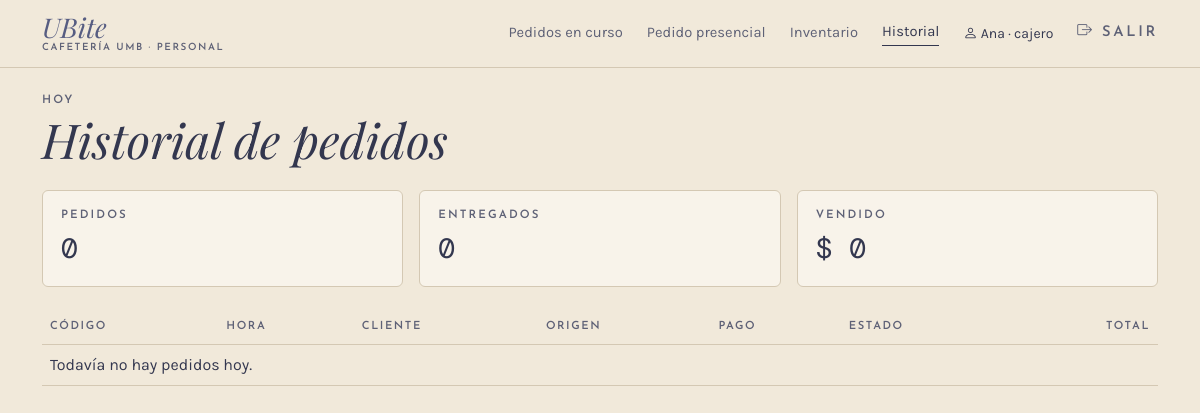
The page /caja/historial (signed in) on the database as committed earlier.
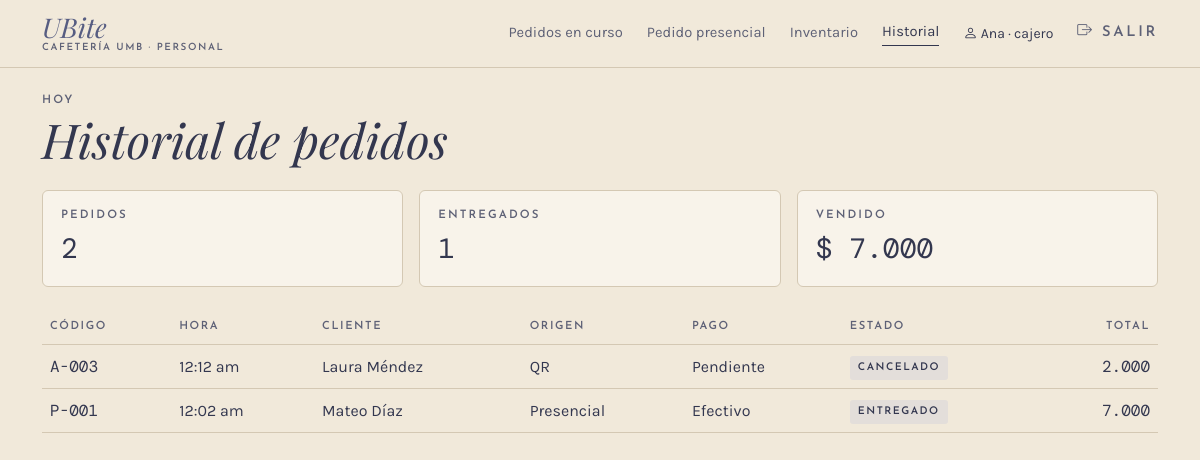
The same page on the database as committed later.
### app/models.py (models this page shows, shortened)
class Pedido(db.Model):
    __tablename__ = "pedido"
    __table_args__ = (
        db.CheckConstraint("origen IN ('qr', 'presencial')", name="ck_pedido_origen"),
        db.CheckConstraint(
            "estado IN ('en_cola', 'en_preparacion', 'listo', 'entregado', 'cancelado')",
            name="ck_pedido_estado"),
        db.CheckConstraint("total >= 0", name="ck_pedido_total"),
    )
    TRANSICIONES = {
        "en_cola": {"en_preparacion", "listo", "cancelado"},
        "en_preparacion": {"listo", "cancelado"},
        "listo": {"entregado", "cancelado"},
        "entregado": set(),
        "cancelado": set(),
    }
    id_pedido = db.Column(db.Integer, primary_key=True, autoincrement=True)
    codigo = db.Column(db.Text, nullable=False, unique=True)
    id_cliente = db.Column(db.Integer, db.ForeignKey("cliente.id_cliente"), nullable=False)
    id_usuario = db.Column(db.Integer, db.ForeignKey("usuario.id_usuario"))
    fecha_hora = db.Column(db.DateTime, nullable=False, default=ahora)
    origen = db.Column(db.Text, nullable=False)
    estado = db.Column(db.Text, nullable=False, default="en_cola")
    total = db.Column(db.Float, nullable=False, default=0)
    cliente = db.relationship("Cliente", back_populates="pedidos")
    usuario = db.relationship("Usuario")
    detalles = db.relationship("DetallePedido", back_populates="pedido", lazy=True,
                               cascade="all, delete-orphan")
    pagos = db.relationship("Pago", back_populates="pedido", lazy=True)
    transacciones = db.relationship("Transaccion", back_populates="pedido", lazy=True)
    notificaciones = db.relationship("Notificacion", back_populates="pedido", lazy=True)

class Cliente(db.Model):
    __tablename__ = "cliente"
    id_cliente = db.Column(db.Integer, primary_key=True, autoincrement=True)
    nombre = db.Column(db.Text, nullable=False)
    telefono = db.Column(db.Text, nullable=False)
    fecha_registro = db.Column(db.DateTime, nullable=False, default=ahora)
    suscripcion_push = db.Column(db.Text)
    pedidos = db.relationship("Pedido", back_populates="cliente", lazy=True)

class Pago(db.Model):
    __tablename__ = "pago"
    __table_args__ = (
        db.CheckConstraint("metodo IN ('app', 'efectivo')", name="ck_pago_metodo"),
        db.CheckConstraint("estado IN ('pendiente', 'aprobado', 'rechazado')", name="ck_pago_estado"),
        db.CheckConstraint("monto > 0", name="ck_pago_monto"),
    )
    id_pago = db.Column(db.Integer, primary_key=True, autoincrement=True)
    id_pedido = db.Column(db.Integer, db.ForeignKey("pedido.id_pedido"), nullable=False)
    id_usuario = db.Column(db.Integer, db.ForeignKey("usuario.id_usuario"))
    metodo = db.Column(db.Text, nullable=False)
    medio = db.Column(db.Text)
    estado = db.Column(db.Text, nullable=False, default="pendiente")
    monto = db.Column(db.Float, nullable=False)
    referencia = db.Column(db.Text, unique=True)
    fecha = db.Column(db.DateTime, nullable=False, default=ahora)
    pedido = db.relationship("Pedido", back_populates="pagos")
    usuario = db.relationship("Usuario")

### app/routes/caja.py (the view)
@bp.route("/historial")
@rol_requerido(*PERSONAL)
def historial():
    pedidos = servicios.pedidos_del_dia()
    entregados = [p for p in pedidos if p.estado == "entregado"]
    return render_template("caja/historial.html", pedidos=pedidos,
                           vendido=sum(p.total for p in entregados), entregados=len(entregados))

### app/__init__.py (called while the page is built)
def pesos(valor):
    return f"{valor:,.0f}".replace(",", ".")

@login_manager.user_loader
def cargar_usuario(id_usuario):
    from .models import Usuario
    return db.session.get(Usuario, int(id_usuario))

### app/database.py (called while the page is built)
@event.listens_for(Engine, "begin")
def _iniciar(conexion):
    conexion.exec_driver_sql("BEGIN IMMEDIATE" if _escritura.get() else "BEGIN")

### app/models.py (called while the page is built)
def ahora():
    return datetime.now().replace(microsecond=0)

    @property
    def is_active(self):
        return bool(self.activo)

### app/routes/__init__.py (called while the page is built)
def rol_requerido(*roles):
    def decorador(vista):
        @wraps(vista)
        @login_required
        def envoltura(*args, **kwargs):
            if current_user.rol not in roles:
                abort(403)
            return vista(*args, **kwargs)
        return envoltura
    return decorador

### app/routes/cliente.py (called while the page is built)
@bp.app_context_processor
def datos_carrito():
    carrito = session.get("carrito", {})
    return {"unidades_carrito": sum(carrito.values())}

### app/servicios.py (called while the page is built)
def pedidos_del_dia():
    hoy = ahora().date().isoformat()
    return (Pedido.query.filter(func.date(Pedido.fecha_hora) == hoy)
            .order_by(Pedido.fecha_hora.desc()).all())

### app/templates/caja/historial.html (shortened to what this page needs)
{% extends "caja/_base.html" %}
{% set titulo_barra = "Historial" %}
{% block panel %}
<p class="etiqueta mb-1">Hoy</p>
<h1 class="titulo display-5 mb-4 d-none d-lg-block">Historial de pedidos</h1>
<div class="row g-3 mb-4">
  <div class="col-sm-4"><div class="tarjeta"><p class="etiqueta mb-1">Pedidos</p><div class="mono fs-3">{{ pedidos|length }}</div></div></div>
  <div class="col-sm-4"><div class="tarjeta"><p class="etiqueta mb-1">Entregados</p><div class="mono fs-3">{{ entregados }}</div></div></div>
  <div class="col-sm-4"><div class="tarjeta"><p class="etiqueta mb-1">Vendido</p><div class="mono fs-3">$ {{ vendido|pesos }}</div></div></div>
</div>
<div class="table-responsive">
<table class="table tabla-ubite align-middle">
  <thead><tr><th>Código</th><th>Hora</th><th>Cliente</th><th>Origen</th><th>Pago</th><th>Estado</th><th class="text-end">Total</th></tr></thead>
  <tbody>
  {% for p in pedidos %}
  <tr>
    <td class="mono">{{ p.codigo }}</td>
    <td>{{ p.fecha_hora.strftime('%I:%M %p').lower() }}</td>
    <td>{{ p.cliente.nombre }}</td>
    <td>{{ "QR" if p.origen == "qr" else "Presencial" }}</td>
    <td>{% set pago = p.pagos|selectattr("estado", "equalto", "aprobado")|first %}{{ ("App" if pago.metodo == "app" else "Efectivo") if pago else "Pendiente" }}</td>
    <td><span class="chip">{{ ESTADOS[p.estado] }}</span></td>
    <td class="text-end mono">{{ p.total|pesos }}</td>
  </tr>
  {% else %}
  <tr><td colspan="7" class="suave">Todavía no hay pedidos hoy.</td></tr>
  {% endfor %}
  </tbody>
</table>
</div>
{% endblock %}

### app/templates/caja/_base.html (shortened to what this page needs)
{% extends "base.html" %}
{% block clase_main %}{{ 'con-lateral' if es_admin }} container-xl py-4 con-barra-inferior{% endblock %}
{% block encabezado %}
<header class="barra {{ 'd-lg-none' if es_admin }}">
  <div class="container-xl d-flex justify-content-between align-items-center">
    <a class="marca {% if titulo_barra %}d-none d-lg-inline-block{% endif %}" href="{{ url_for(menu_personal[0][0]) }}">
      <span class="nombre">UBite</span><span class="sub">Cafetería UMB · Personal</span>
    </a>
    {% if not es_admin %}
    <nav class="nav-personal d-none d-lg-flex gap-4 align-items-center">
      {% for ruta, texto, _ in menu_personal %}
      <a href="{{ url_for(ruta) }}" class="{{ 'activo' if seccion == ruta }}">{{ texto }}</a>
      {% endfor %}
      <span class="small"><i class="bi bi-person"></i> {{ current_user.nombre.split(' ')[0] }} · {{ current_user.rol }}</span>
      <a href="{{ url_for('auth.salir') }}" class="etiqueta"><i class="bi bi-box-arrow-right"></i> Salir</a>
    </nav>
    {% endif %}
  </div>
</header>
{% endblock %}
{% block contenido %}
{% block panel %}{% endblock %}
{% endblock %}

Rows that differ between the two databases and show on the page:
now on this page (row edited): Pedido: codigo "A-003", fecha_hora "12:12 am", cliente.nombre "Laura Méndez", origen "QR", metodo "Pendiente", estado "CANCELADO", total|pesos "2.000"
now on this page (row edited): Pedido: codigo "P-001", fecha_hora "12:02 am", cliente.nombre "Mateo Díaz", origen "Presencial", estado "ENTREGADO", total|pesos "7.000"
now on this page (row edited): Pago: metodo "Efectivo"
Other text that changed with them:
{{ pedidos|length }}: "0" → "2"
{{ entregados }}: "0" → "1"
{{ vendido|pesos }}: "0" → "7.000"
text no longer shown: "Todavía no hay pedidos hoy."
